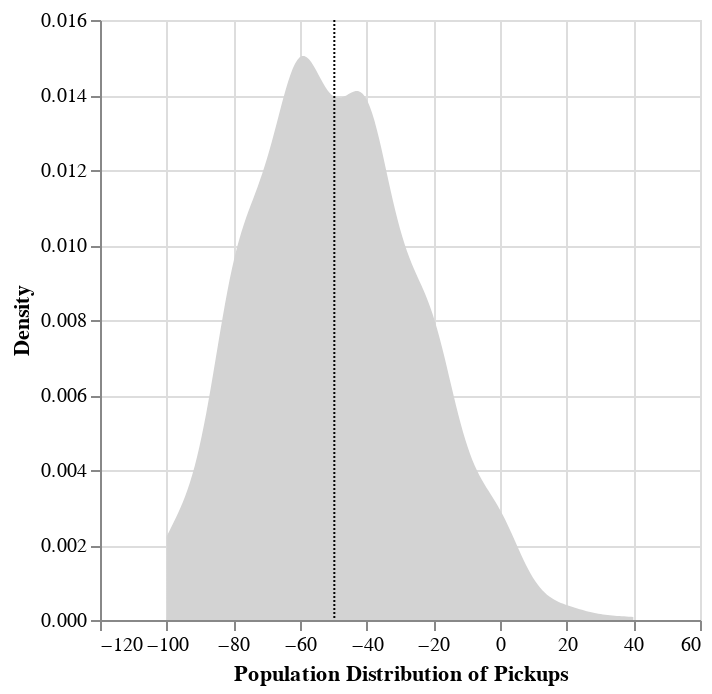

Notebook cell for this chart:
### Code cell
bootstrapped_10_1000 = NPS_bootstrap(responses_10, 1000)
print(CI_90(bootstrapped_10_1000))
print(CI_95(bootstrapped_10_1000))
NPS_density(bootstrapped_10_1000)

### Figure 1 — Vega-Lite specification as saved in the notebook (floating-point values rounded to 4 significant figures; data arrays with more than 128 entries replaced by an {"elided": "..."} marker saying what was removed)
{"config": {"view": {"continuousWidth": 300, "continuousHeight": 300}}, "layer": [{"mark": {"type": "area", "color": "lightgray"}, "encoding": {"x": {"axis": {"title": "Population Distribution of Pickups"}, "field": "tests", "scale": {"domain": [-110.0, 50.0]}, "type": "quantitative"}, "y": {"axis": {"title": "Density"}, "field": "density", "type": "quantitative"}}, "transform": [{"density": "tests", "as": ["tests", "density"]}]}, {"mark": {"type": "rule", "color": "black", "strokeDash": [1, 1]}, "encoding": {"x": {"aggregate": "mean", "field": "tests", "type": "quantitative"}}}], "data": {"name": "data-505bc81f6e064462c1d234667587525b"}, "$schema": "https://vega.github.io/schema/vega-lite/v5.16.3.json", "datasets": {"data-505bc81f6e064462c1d234667587525b": {"elided": "1000 records"}}}
